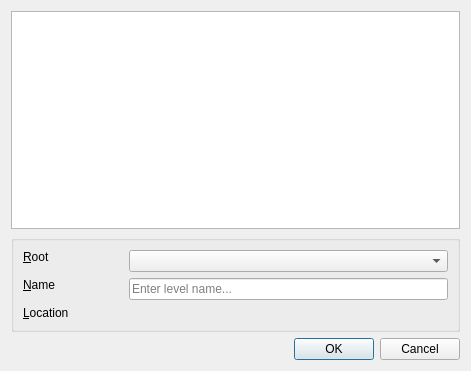
<?xml version="1.0" encoding="UTF-8"?>
<ui version="4.0">
 <class>CNewLevelDialog</class>
 <widget class="QDialog" name="CNewLevelDialog">
  <property name="geometry">
   <rect>
    <x>0</x>
    <y>0</y>
    <width>471</width>
    <height>371</height>
   </rect>
  </property>
  <layout class="QVBoxLayout" name="verticalLayout">
   <item>
    <widget class="QListWidget" name="listTemplates">
     <property name="toolTip">
      <string>Select a level template</string>
     </property>
     <property name="movement">
      <enum>QListView::Static</enum>
     </property>
     <property name="resizeMode">
      <enum>QListView::Adjust</enum>
     </property>
     <property name="spacing">
      <number>4</number>
     </property>
     <property name="viewMode">
      <enum>QListView::IconMode</enum>
     </property>
     <property name="uniformItemSizes">
      <bool>true</bool>
     </property>
     <property name="selectionRectVisible">
      <bool>false</bool>
     </property>
    </widget>
   </item>
   <item>
    <widget class="QGroupBox" name="STATIC_GROUP1">
     <layout class="QFormLayout" name="formLayout">
      <item row="0" column="0">
       <widget class="QLabel" name="LEVEL_ROOT_LABEL">
        <property name="toolTip">
         <string>Select root folder location</string>
        </property>
        <property name="text">
         <string>&amp;Root</string>
        </property>
        <property name="alignment">
         <set>Qt::AlignLeading|Qt::AlignLeft|Qt::AlignTop</set>
        </property>
        <property name="buddy">
         <cstring>LEVEL_ROOT</cstring>
        </property>
       </widget>
      </item>
      <item row="0" column="1">
       <widget class="QComboBox" name="LEVEL_ROOT"/>
      </item>
      <item row="1" column="0">
       <widget class="QLabel" name="STATIC2">
        <property name="toolTip">
         <string>Enter the name for the new level</string>
        </property>
        <property name="text">
         <string>&amp;Name</string>
        </property>
        <property name="alignment">
         <set>Qt::AlignLeading|Qt::AlignLeft|Qt::AlignTop</set>
        </property>
        <property name="buddy">
         <cstring>LEVEL</cstring>
        </property>
       </widget>
      </item>
      <item row="1" column="1">
       <widget class="QLineEdit" name="LEVEL">
        <property name="toolTip">
         <string>Enter the name for the new level</string>
        </property>
        <property name="alignment">
         <set>Qt::AlignLeading|Qt::AlignLeft|Qt::AlignVCenter</set>
        </property>
        <property name="placeholderText">
         <string>Enter level name...</string>
        </property>
        <property name="clearButtonEnabled">
         <bool>true</bool>
        </property>
       </widget>
      </item>
      <item row="2" column="0">
       <widget class="QLabel" name="STATIC1">
        <property name="minimumSize">
         <size>
          <width>100</width>
          <height>0</height>
         </size>
        </property>
        <property name="toolTip">
         <string>Select the destination folder for the new level</string>
        </property>
        <property name="text">
         <string>&amp;Location</string>
        </property>
        <property name="alignment">
         <set>Qt::AlignLeading|Qt::AlignLeft|Qt::AlignTop</set>
        </property>
        <property name="buddy">
         <cstring>LEVEL_FOLDERS</cstring>
        </property>
       </widget>
      </item>
      <item row="2" column="1">
       <widget class="AzQtComponents::BrowseEdit" name="LEVEL_FOLDERS" native="true">
        <property name="toolTip">
         <string>Select the destination folder for the new level</string>
        </property>
        <property name="sizePolicy">
         <sizepolicy hsizetype="MinimumExpanding" vsizetype="Preferred">
          <horstretch>0</horstretch>
          <verstretch>0</verstretch>
         </sizepolicy>
        </property>
       </widget>
      </item>
     </layout>
    </widget>
   </item>
   <item>
    <widget class="QDialogButtonBox" name="buttonBox">
     <property name="standardButtons">
      <set>QDialogButtonBox::Cancel|QDialogButtonBox::Ok</set>
     </property>
    </widget>
   </item>
  </layout>
 </widget>
 <customwidgets>
  <customwidget>
   <class>AzQtComponents::BrowseEdit</class>
   <extends>QWidget</extends>
   <header location="global">AzQtComponents/Components/Widgets/BrowseEdit.h</header>
   <container>1</container>
  </customwidget>
 </customwidgets>
 <tabstops>
  <tabstop>LEVEL</tabstop>
 </tabstops>
 <resources>
  <include location="NewLevelDialog.qrc"/>
 </resources>
 <connections>
  <connection>
   <sender>buttonBox</sender>
   <signal>accepted()</signal>
   <receiver>CNewLevelDialog</receiver>
   <slot>accept()</slot>
   <hints>
    <hint type="sourcelabel">
     <x>155</x>
     <y>301</y>
    </hint>
    <hint type="destinationlabel">
     <x>5</x>
     <y>251</y>
    </hint>
   </hints>
  </connection>
  <connection>
   <sender>buttonBox</sender>
   <signal>rejected()</signal>
   <receiver>CNewLevelDialog</receiver>
   <slot>reject()</slot>
   <hints>
    <hint type="sourcelabel">
     <x>118</x>
     <y>301</y>
    </hint>
    <hint type="destinationlabel">
     <x>7</x>
     <y>284</y>
    </hint>
   </hints>
  </connection>
 </connections>
</ui>
